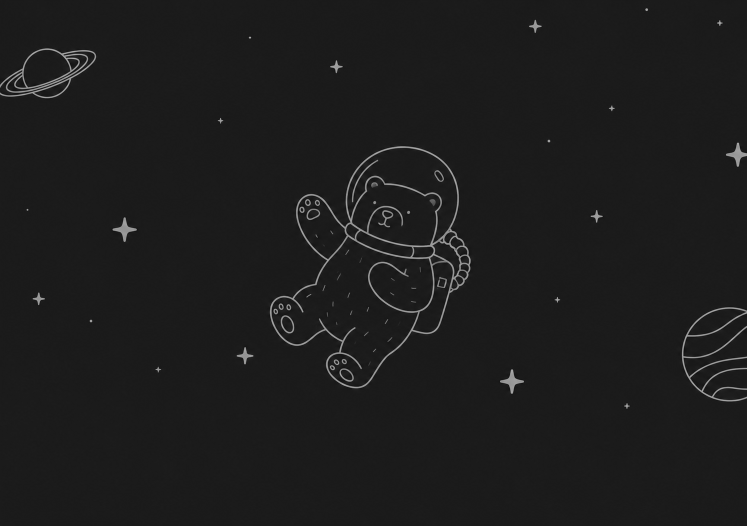
#> input picture src/bjorn/data/astro-bear.png, 1494 x 1052 px (shown at 1/2 size)
$ python -i wallpaper.py   (imports and definitions only)
#> lines starting #> are read from the running program, lines starting #| are printed output that depends on the picture
"""The empty page's picture: a line-art Astro-Bear bundled with Bjorn.

Whether the terminal can show a bitmap at all is decided by textual-image,
which must probe the terminal *before* Textual takes it over; `probe()` does
that and is called from the entry point, and only in terminals whose graphics
we trust. Elsewhere, and when stdout is not a TTY (tests), there is no picture
and the reader falls back to the ASCII bear.
"""

from __future__ import annotations

import os
import sys
from pathlib import Path

from PIL import Image, ImageOps

DEFAULT_IMAGE = Path(__file__).with_name("data") / "astro-bear.png"

#: Terminals whose graphics support textual-image renders cleanly. Others,
#: SwiftTerm/Tecolot among them, answer the capability query but draw the
#: placeholder cells as ordinary glyphs and push the columns about.
GRAPHICS_TERMINALS = frozenset({"ghostty", "kitty", "wezterm", "iterm.app"})

STYLES = ("outline", "colour")
#: The ink the outline is drawn in; alpha comes from each pixel's brightness,
#: scaled by OUTLINE_OPACITY so the drawing stays quiet behind the count.
OUTLINE_INK = (128, 134, 150)
OUTLINE_OPACITY = 0.55

#: The image widget class to use, set by `probe()`; None means "no bitmaps".
_image_widget: type | None = None


def cache_dir(environ: dict[str, str] | None = None) -> Path:
    env = os.environ if environ is None else environ
    return Path(env.get("XDG_CACHE_HOME") or Path.home() / ".cache") / "bjorn"


# [15 lines left out: functions resolve_image, outline_path, not called in this run]


def make_outline(source: Path, dest: Path) -> Path:
    """Lift line art off its background: every pixel becomes the one ink, with
    opacity from how much brighter it is than the (dark) ground, so the
    terminal's own background shows through in any theme. Blocking; run in a
    thread."""
#> called with source = 'data/astro-bear.png', dest = 'out.png'
    with Image.open(source) as opened:
#> opened is the input picture: PIL image 1494x1052 L; min 1, max 195, mean 28.6
        gray = ImageOps.grayscale(opened.convert("RGB"))
    histogram = gray.histogram()
#> histogram = 256 values, max 779604 at index 27, min 0 at index 0, mean 6139.4
    ground = max(range(256), key=lambda level: histogram[level])
#> ground = 27
    low, high = min(ground + 12, 254), 200
#> low = 39; high = 200
    span = max(high - low, 1)
#> span = 161
    top = round(255 * OUTLINE_OPACITY)
    alpha = gray.point(lambda v: 0 if v <= low else top if v >= high else (v - low) * top // span)
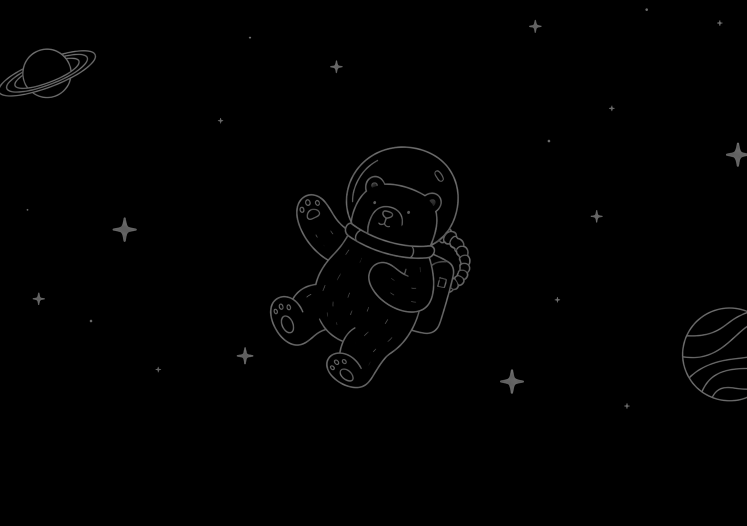
#> alpha: PIL image 1494x1052 L (shown at 1/2 size); min 0, max 135, mean 1.4
    out = Image.new("RGBA", gray.size, OUTLINE_INK + (0,))
    out.putalpha(alpha)
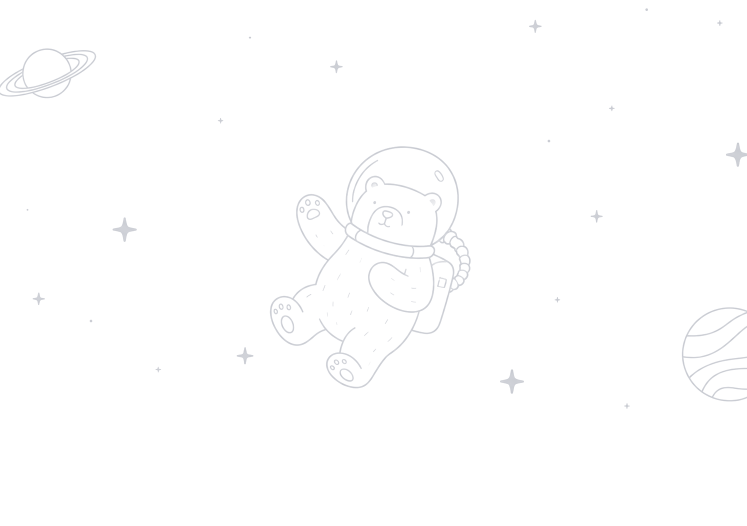
#> out: PIL image 1494x1052 RGBA (shown at 1/2 size); mean R, G, B, A 128, 134, 150, 1.4; transparent parts drawn white
#> (the run stopped early here; a loop or call above may not have finished)
